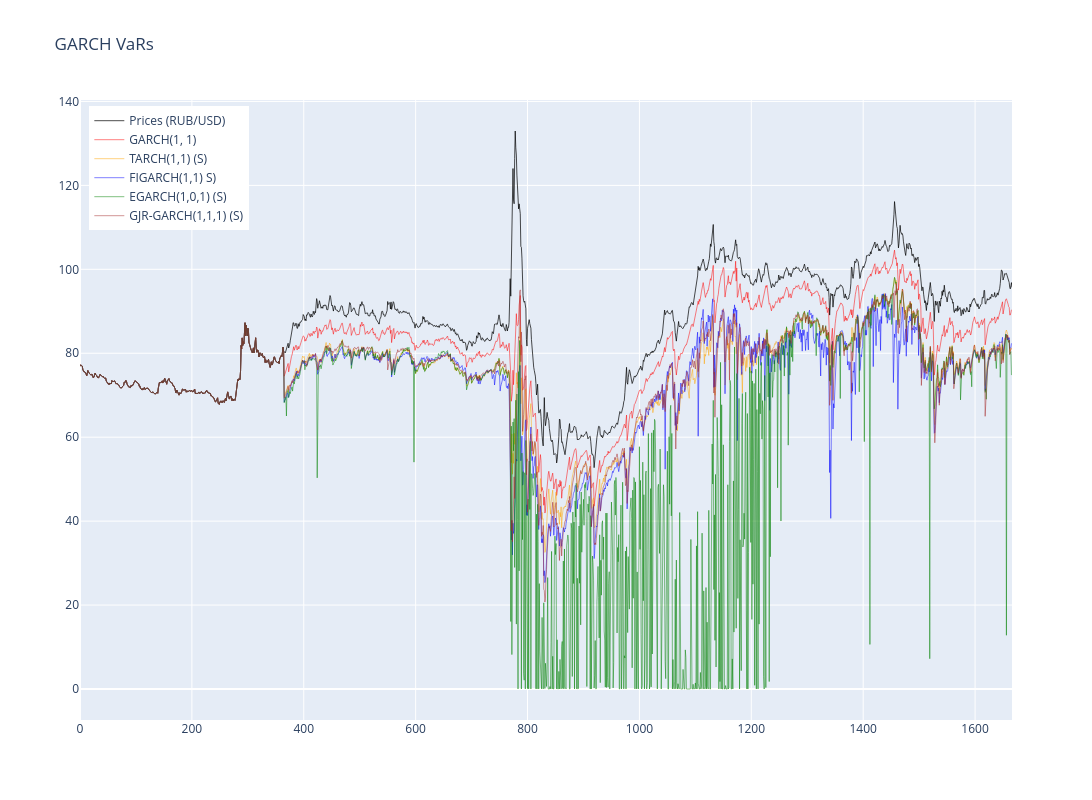

Notebook code for this chart:
### Code cell
import plotly.graph_objects as go



# Create figure
fig = go.Figure()

# Add the returns line (scaled)
fig.add_trace(go.Scatter(
    x=np.arange(len(prices_usd)),
    y= prices_usd,
    mode='lines',
    name='Prices (RUB/USD)',
    line=dict(color='black', width=1),
    opacity=0.7
))

# Add GARCH(1,1)
fig.add_trace(go.Scatter(
    x=np.arange(len(prices_usd)),
    y=turn_var_into_real_terms(_norm_vars, prices_usd),
    mode='lines',
    line=dict(color='red', width=0.5),
    name='GARCH(1, 1)'
))

fig.add_trace(go.Scatter(
    x=np.arange(len(prices_usd)),
    y=turn_var_into_real_terms(_t_tarch_vars, prices_usd),
    mode='lines',
    line=dict(color='orange', width=0.5),
    name='TARCH(1,1) (S)'
))


fig.add_trace(go.Scatter(
    x=np.arange(len(prices_usd)),
    y=turn_var_into_real_terms(_t_figarch_vars, prices_usd),
    mode='lines',
    line=dict(color='blue', width=0.5),
    name='FIGARCH(1,1) S)'
))

fig.add_trace(go.Scatter(
    x=np.arange(len(prices_usd)),
    y=turn_var_into_real_terms(_t_egarch_vars, prices_usd),
    mode='lines',
    line=dict(color='green', width=0.5),
    name='EGARCH(1,0,1) (S)'
))

fig.add_trace(go.Scatter(
    x=np.arange(len(prices_usd)),
    y=turn_var_into_real_terms(_t_gjrgarjch_vars, prices_usd),
    mode='lines',
    line=dict(color='brown', width=0.5),
    name='GJR-GARCH(1,1,1) (S)'
))

# Update layout
fig.update_layout(
    title=f'GARCH VaRs',
    width=1200,
    height=800,
    hovermode='x unified',
    legend=dict(
        yanchor="top",
        y=0.99,
        xanchor="left",
        x=0.01
    )
)

fig.show()

### Figure 1 — Plotly figure (JSON) as saved in the notebook; plotly's stock layout.template omitted (floating-point values rounded to 4 significant figures; data arrays with more than 128 entries replaced by an {"elided": "..."} marker saying what was removed)
{"data": [{"line": {"color": "black", "width": 1}, "mode": "lines", "name": "Prices (RUB/USD)", "opacity": 0.7, "type": "scatter", "x": {"elided": "1667 int values"}, "y": {"elided": "1667 float values"}}, {"line": {"color": "red", "width": 0.5}, "mode": "lines", "name": "GARCH(1, 1)", "type": "scatter", "x": {"elided": "1667 int values"}, "y": {"elided": "1666 float values"}}, {"line": {"color": "orange", "width": 0.5}, "mode": "lines", "name": "TARCH(1,1) (S)", "type": "scatter", "x": {"elided": "1667 int values"}, "y": {"elided": "1666 float values"}}, {"line": {"color": "blue", "width": 0.5}, "mode": "lines", "name": "FIGARCH(1,1) S)", "type": "scatter", "x": {"elided": "1667 int values"}, "y": {"elided": "1666 float values"}}, {"line": {"color": "green", "width": 0.5}, "mode": "lines", "name": "EGARCH(1,0,1) (S)", "type": "scatter", "x": {"elided": "1667 int values"}, "y": {"elided": "1666 float values"}}, {"line": {"color": "brown", "width": 0.5}, "mode": "lines", "name": "GJR-GARCH(1,1,1) (S)", "type": "scatter", "x": {"elided": "1667 int values"}, "y": {"elided": "1666 float values"}}], "layout": {"height": 800, "hovermode": "x unified", "legend": {"x": 0.01, "xanchor": "left", "y": 0.99, "yanchor": "top"}, "title": {"text": "GARCH VaRs"}, "width": 1200}}
